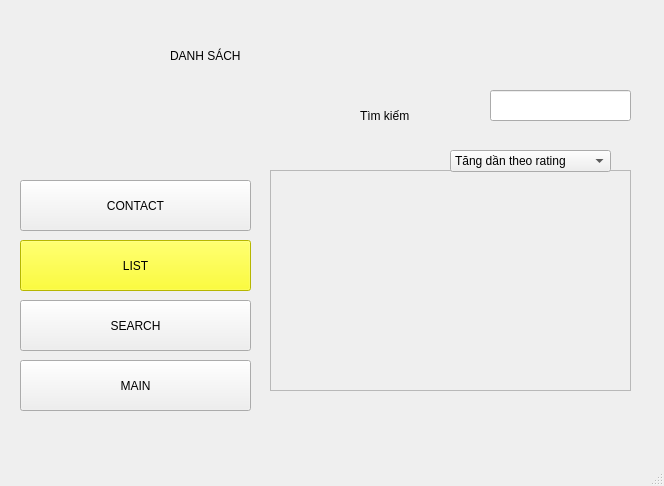
<?xml version="1.0" encoding="UTF-8"?>
<ui version="4.0">
 <class>MainWindow</class>
 <widget class="QMainWindow" name="MainWindow">
  <property name="geometry">
   <rect>
    <x>0</x>
    <y>0</y>
    <width>664</width>
    <height>486</height>
   </rect>
  </property>
  <property name="windowTitle">
   <string>MainWindow</string>
  </property>
  <widget class="QWidget" name="centralwidget">
   <widget class="QLabel" name="label_3">
    <property name="geometry">
     <rect>
      <x>360</x>
      <y>70</y>
      <width>151</width>
      <height>91</height>
     </rect>
    </property>
    <property name="styleSheet">
     <string notr="true">font: 20pt &quot;Times New Roman&quot;;</string>
    </property>
    <property name="text">
     <string>Tìm kiếm</string>
    </property>
   </widget>
   <widget class="QLabel" name="label_10">
    <property name="geometry">
     <rect>
      <x>190</x>
      <y>310</y>
      <width>71</width>
      <height>51</height>
     </rect>
    </property>
    <property name="text">
     <string/>
    </property>
    <property name="pixmap">
     <pixmap>../Downloads/icons8-trash-can-64.png</pixmap>
    </property>
   </widget>
   <widget class="QLabel" name="label_11">
    <property name="geometry">
     <rect>
      <x>170</x>
      <y>10</y>
      <width>441</width>
      <height>91</height>
     </rect>
    </property>
    <property name="styleSheet">
     <string notr="true">font: 30pt &quot;Times New Roman&quot;;</string>
    </property>
    <property name="text">
     <string>DANH SÁCH</string>
    </property>
   </widget>
   <widget class="QLabel" name="label_7">
    <property name="geometry">
     <rect>
      <x>190</x>
      <y>240</y>
      <width>71</width>
      <height>51</height>
     </rect>
    </property>
    <property name="text">
     <string/>
    </property>
    <property name="pixmap">
     <pixmap>../Downloads/icons8-setting-64.png</pixmap>
    </property>
   </widget>
   <widget class="QLineEdit" name="lineEdit">
    <property name="geometry">
     <rect>
      <x>490</x>
      <y>90</y>
      <width>141</width>
      <height>31</height>
     </rect>
    </property>
   </widget>
   <widget class="QLabel" name="label_2">
    <property name="geometry">
     <rect>
      <x>270</x>
      <y>160</y>
      <width>81</width>
      <height>51</height>
     </rect>
    </property>
    <property name="text">
     <string/>
    </property>
    <property name="pixmap">
     <pixmap>../Downloads/archive_FILL0_wght400_GRAD0_opsz48.png</pixmap>
    </property>
   </widget>
   <widget class="QLabel" name="label_9">
    <property name="geometry">
     <rect>
      <x>0</x>
      <y>0</y>
      <width>661</width>
      <height>431</height>
     </rect>
    </property>
    <property name="text">
     <string/>
    </property>
    <property name="pixmap">
     <pixmap>../image/note004.jpg</pixmap>
    </property>
    <property name="scaledContents">
     <bool>true</bool>
    </property>
   </widget>
   <widget class="QScrollArea" name="scrollArea">
    <property name="geometry">
     <rect>
      <x>270</x>
      <y>170</y>
      <width>361</width>
      <height>221</height>
     </rect>
    </property>
    <property name="widgetResizable">
     <bool>true</bool>
    </property>
    <widget class="QWidget" name="scrollAreaWidgetContents">
     <property name="geometry">
      <rect>
       <x>0</x>
       <y>0</y>
       <width>359</width>
       <height>219</height>
      </rect>
     </property>
    </widget>
   </widget>
   <widget class="QComboBox" name="comboBox">
    <property name="geometry">
     <rect>
      <x>450</x>
      <y>150</y>
      <width>161</width>
      <height>22</height>
     </rect>
    </property>
    <item>
     <property name="text">
      <string>Tăng dần theo rating</string>
     </property>
    </item>
    <item>
     <property name="text">
      <string>Giảm dần theo rating</string>
     </property>
    </item>
   </widget>
   <widget class="QPushButton" name="pushButton">
    <property name="geometry">
     <rect>
      <x>20</x>
      <y>180</y>
      <width>231</width>
      <height>51</height>
     </rect>
    </property>
    <property name="text">
     <string>CONTACT</string>
    </property>
   </widget>
   <widget class="QPushButton" name="pushButton_2">
    <property name="geometry">
     <rect>
      <x>20</x>
      <y>300</y>
      <width>231</width>
      <height>51</height>
     </rect>
    </property>
    <property name="text">
     <string>SEARCH</string>
    </property>
   </widget>
   <widget class="QPushButton" name="pushButton_3">
    <property name="geometry">
     <rect>
      <x>20</x>
      <y>240</y>
      <width>231</width>
      <height>51</height>
     </rect>
    </property>
    <property name="styleSheet">
     <string notr="true">background-color: rgb(255, 255, 0);</string>
    </property>
    <property name="text">
     <string>LIST</string>
    </property>
   </widget>
   <widget class="QPushButton" name="pushButton_4">
    <property name="geometry">
     <rect>
      <x>20</x>
      <y>360</y>
      <width>231</width>
      <height>51</height>
     </rect>
    </property>
    <property name="text">
     <string>MAIN</string>
    </property>
   </widget>
   <widget class="QLabel" name="label_6">
    <property name="geometry">
     <rect>
      <x>180</x>
      <y>190</y>
      <width>61</width>
      <height>31</height>
     </rect>
    </property>
    <property name="text">
     <string/>
    </property>
    <property name="pixmap">
     <pixmap>C:/Users/Minh Khoa/Downloads/contact.png</pixmap>
    </property>
    <property name="scaledContents">
     <bool>true</bool>
    </property>
   </widget>
   <widget class="QLabel" name="label_4">
    <property name="geometry">
     <rect>
      <x>180</x>
      <y>250</y>
      <width>61</width>
      <height>31</height>
     </rect>
    </property>
    <property name="text">
     <string/>
    </property>
    <property name="pixmap">
     <pixmap>C:/Users/Minh Khoa/Downloads/list.png</pixmap>
    </property>
    <property name="scaledContents">
     <bool>true</bool>
    </property>
   </widget>
   <widget class="QLabel" name="label_8">
    <property name="geometry">
     <rect>
      <x>180</x>
      <y>310</y>
      <width>61</width>
      <height>31</height>
     </rect>
    </property>
    <property name="text">
     <string/>
    </property>
    <property name="pixmap">
     <pixmap>C:/Users/Minh Khoa/Downloads/search.png</pixmap>
    </property>
    <property name="scaledContents">
     <bool>true</bool>
    </property>
   </widget>
   <widget class="QLabel" name="label_12">
    <property name="geometry">
     <rect>
      <x>190</x>
      <y>370</y>
      <width>51</width>
      <height>31</height>
     </rect>
    </property>
    <property name="text">
     <string/>
    </property>
    <property name="pixmap">
     <pixmap>C:/Users/Minh Khoa/Downloads/home.png</pixmap>
    </property>
    <property name="scaledContents">
     <bool>true</bool>
    </property>
   </widget>
   <zorder>label_9</zorder>
   <zorder>label_3</zorder>
   <zorder>label_10</zorder>
   <zorder>label_11</zorder>
   <zorder>label_7</zorder>
   <zorder>lineEdit</zorder>
   <zorder>label_2</zorder>
   <zorder>scrollArea</zorder>
   <zorder>comboBox</zorder>
   <zorder>pushButton</zorder>
   <zorder>pushButton_2</zorder>
   <zorder>pushButton_3</zorder>
   <zorder>pushButton_4</zorder>
   <zorder>label_6</zorder>
   <zorder>label_4</zorder>
   <zorder>label_8</zorder>
   <zorder>label_12</zorder>
  </widget>
  <widget class="QMenuBar" name="menubar">
   <property name="geometry">
    <rect>
     <x>0</x>
     <y>0</y>
     <width>664</width>
     <height>26</height>
    </rect>
   </property>
  </widget>
  <widget class="QStatusBar" name="statusbar"/>
 </widget>
 <resources/>
 <connections/>
</ui>
